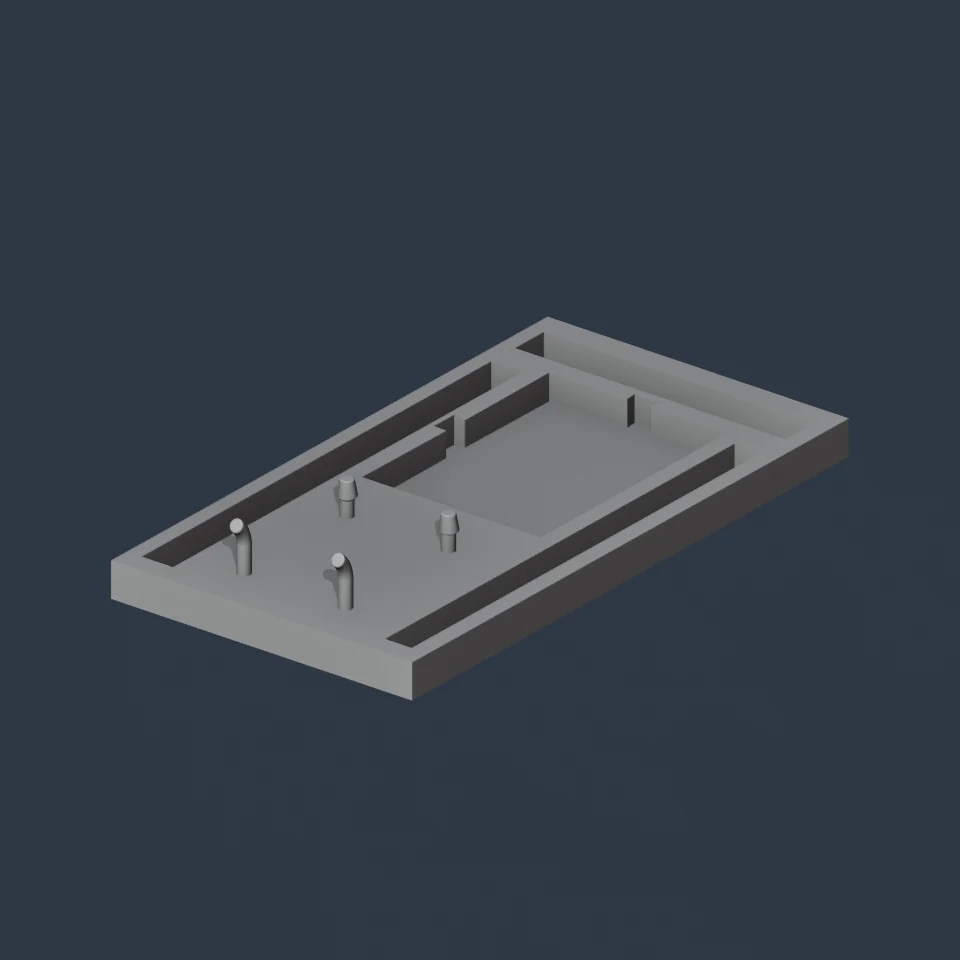
#> input picture content/projects/3d-models-collection/images/arduino-case-ab72ec49-optimized.webp, 960 x 960 px; its folder holds only this picture in this run
$ python media-optimizer.py ../content/projects/3d-models-collection/images/arduino-case-ab72ec49-optimized.webp
#> lines starting #> are read from the running program, lines starting #| are printed output that depends on the picture
#!/usr/bin/env python3
"""
Media optimization utilities for portfolio projects.

This module provides functions to:
- Compress and optimize images (JPEG, PNG, WebP conversion)
- Compress and convert videos to web-optimized formats
- Generate responsive image variants (thumbnail, medium, large)
- Create video thumbnails and previews
- Generate blur placeholders for lazy loading

Optimized files are placed alongside originals with suffixes like:
- image.jpg -> image-optimized.webp, image-thumb.webp, image-placeholder.jpg
- video.mp4 -> video-optimized.mp4, video-thumb.jpg

Dependencies:
- Pillow (PIL) for image processing
- ffmpeg (via system command) for video processing
"""

import hashlib
import os
import re
import sys
import subprocess
from pathlib import Path
from typing import Any, Optional, Tuple, Dict, List
import json
import shutil

try:
    from PIL import Image
    import PIL.ImageFilter
except ImportError:
    print("Error: Pillow is required. Install with: pip3 install Pillow", file=sys.stderr)
    sys.exit(1)

# Configuration
IMAGE_QUALITY = {
    "webp": 85,      # WebP quality (0-100)
    "jpeg": 85,      # JPEG quality (0-100)
    "png": 6,        # PNG compression level (0-9)
}

IMAGE_SIZES = {
    "thumbnail": 400,    # Max dimension for thumbnails
    "medium": 1200,      # Max dimension for medium size
    "large": 2400,       # Max dimension for large/original
}

VIDEO_QUALITY = {
    "crf": 28,           # Constant Rate Factor (18-28 is good, lower = better quality)
    "max_dimension": 1920,  # Max width or height
    "max_bitrate": "2M",    # Maximum bitrate
}
VIDEO_PREVIEW_FRAME_COUNT = 6
VIDEO_PREVIEW_INTERVAL_MS = 650
VIDEO_PREVIEW_START_RATIO = 0.12
VIDEO_PREVIEW_END_RATIO = 0.88

PLACEHOLDER_SIZE = 20    # Size of blur placeholder (very small)

# Threshold for using cloud storage (in MB)
CLOUD_STORAGE_THRESHOLD_MB = 5

# ---------------------------------------------------------------------------
# Content-hash cache
# ---------------------------------------------------------------------------
# folio-prebuild.py deletes and rebuilds the entire public/projects tree from
# scratch on every run (see docs/notion-and-storage-architecture.md), so a
# freshly-copied source file is byte-identical to the one optimized on a
# previous run far more often than not — but its *directory* is brand new
# each time. This cache lives outside public/projects (so it survives that
# wipe) and is keyed by the source file's own content hash (not its path or
# mtime, which are not stable across the rebuild), mirroring the sha256-keyed
# manifest pattern lib/r2_uploader.py already uses for R2 uploads. A cache
# miss (new file, changed content, or a missing/corrupt cache entry) always
# falls through to full reprocessing — this is a pure performance
# optimization and never changes what a from-scratch run would produce.
_OPTIMIZER_CACHE_ROOT = Path(__file__).resolve().parent.parent / "tmp" / "media-optimizer-cache"
# Set by main() when --no-media-cache is passed; forces every file through
# full reprocessing without needing to delete the cache directory.
_OPTIMIZER_CACHE_DISABLED = False


def _sha256_file(path: Path, chunk_size: int = 1024 * 1024) -> str:
#> called with chunk_size = 1048576
    hasher = hashlib.sha256()
    with path.open("rb") as fh:
        for chunk in iter(lambda: fh.read(chunk_size), b""):
            hasher.update(chunk)
    return hasher.hexdigest()


def _optimizer_cache_dir(content_hash: str, kind: str) -> Path:
    # Namespaced by kind (image/svg/video/3d-model) and sharded by the first
    # two hash characters to avoid an enormous flat directory over time.
    return _OPTIMIZER_CACHE_ROOT / kind / content_hash[:2] / content_hash


# Reset at the start of each batch_optimize_directory() run; read afterward
# to report how much work the cache actually skipped.
_OPTIMIZER_CACHE_STATS = {"hits": 0, "misses": 0}


def _load_from_optimizer_cache(src: Path, output_dir: Path, kind: str) -> Optional[Dict[str, Any]]:
    """Track hit/miss stats around the real cache lookup (_load_from_optimizer_cache_impl)."""
    result = _load_from_optimizer_cache_impl(src, output_dir, kind)
    _OPTIMIZER_CACHE_STATS["hits" if result is not None else "misses"] += 1
    return result


def _load_from_optimizer_cache_impl(src: Path, output_dir: Path, kind: str) -> Optional[Dict[str, Any]]:
    """Return a results dict identical in shape to optimize_*_full()'s return
    value, with every variant file copied into output_dir, if a cache entry
    exists for src's *current* byte content. Returns None on any cache miss
    or corrupt/incomplete entry so the caller transparently falls through to
    full reprocessing.
    """
    if _OPTIMIZER_CACHE_DISABLED:
        return None

    try:
        content_hash = _sha256_file(src)
    except OSError:
        return None

    cache_dir = _optimizer_cache_dir(content_hash, kind)
    manifest_path = cache_dir / "manifest.json"
    if not manifest_path.exists():
        return None

    try:
        manifest = json.loads(manifest_path.read_text(encoding="utf-8"))
    except (OSError, json.JSONDecodeError):
        return None

    stem = src.stem
    results: Dict[str, Any] = dict(manifest.get("scalar_fields", {}))
    results["original"] = src.name

    for variant_key, info in manifest.get("files", {}).items():
        cached_file = cache_dir / info["cached_name"]
        if not cached_file.exists():
            return None
        target_name = f"{stem}{info['suffix']}"
        try:
            shutil.copy2(cached_file, output_dir / target_name)
        except OSError:
            return None
        results[variant_key] = target_name

    preview = manifest.get("preview_frames")
    if preview:
        frame_names = []
        for idx, cached_name in enumerate(preview["cached_names"], 1):
            cached_file = cache_dir / cached_name
            if not cached_file.exists():
                return None
            target_name = f"{stem}{preview['suffix_template'].format(idx=idx)}"
            try:
                shutil.copy2(cached_file, output_dir / target_name)
            except OSError:
                return None
            frame_names.append(target_name)
        results["previewFrames"] = frame_names

    print(f"  [cache] {kind} unchanged, reused cached variants: {src.name}")
    return results


def _save_to_optimizer_cache(src: Path, output_dir: Path, kind: str, results: Dict[str, Any]) -> None:
    """Best-effort: persist this run's freshly generated variants into the
    content-hash cache for future runs. Derives each variant's filename
    *suffix* directly from the actual output filenames (e.g. "-optimized.webp"
    for images, ".glb" for 3D models) rather than hardcoding per-kind naming
    rules, so it stays correct if optimize_*_full()'s naming ever changes.
    Never raises: a caching failure must never fail, or even warn during, an
    otherwise-successful build — it only costs the reprocessing time a full
    run would have cost anyway.
    """
    if results.get("issues"):
        # A partial/failed result (e.g. ffmpeg unavailable at the time) is
        # never cached — it may well be a transient/environmental failure
        # unrelated to this file's content, and caching it would silently
        # keep reproducing that failure on every future run even after the
        # underlying cause is fixed.
        return
    try:
        stem = src.stem
        content_hash = _sha256_file(src)
        cache_dir = _optimizer_cache_dir(content_hash, kind)
        cache_dir.mkdir(parents=True, exist_ok=True)

        manifest: Dict[str, Any] = {"scalar_fields": {}, "files": {}}
        for field in ("useCloudStorage", "issues", "fallbacks", "previewIntervalMs"):
            if field in results:
                manifest["scalar_fields"][field] = results[field]

        for variant_key in ("optimized", "thumbnail", "placeholder"):
            filename = results.get(variant_key)
            if not filename or not filename.startswith(stem):
                continue
            source_file = output_dir / filename
            if not source_file.exists():
                continue
            suffix = filename[len(stem):]
            cached_name = f"{variant_key}{Path(filename).suffix}"
            shutil.copy2(source_file, cache_dir / cached_name)
            manifest["files"][variant_key] = {"suffix": suffix, "cached_name": cached_name}

        preview_frames = results.get("previewFrames") or []
        if preview_frames:
            cached_names = []
            suffix_template = None
            for idx, filename in enumerate(preview_frames, 1):
                if not filename.startswith(stem):
                    continue
                source_file = output_dir / filename
                if not source_file.exists():
                    continue
                suffix = filename[len(stem):]
                if suffix_template is None:
                    # e.g. "-preview-01.jpg" -> "-preview-{idx:02d}.jpg"
                    digits = re.search(r"(\d+)(?=\.\w+$)", suffix)
                    if digits:
                        suffix_template = (
                            suffix[: digits.start()] + f"{{idx:0{len(digits.group(1))}d}}" + suffix[digits.end():]
                        )
                cached_name = f"preview-{idx:02d}{Path(filename).suffix}"
                shutil.copy2(source_file, cache_dir / cached_name)
                cached_names.append(cached_name)
            if cached_names and suffix_template:
                manifest["preview_frames"] = {"suffix_template": suffix_template, "cached_names": cached_names}

        if not manifest["files"] and "preview_frames" not in manifest:
            # Nothing was actually produced (e.g. optimize_3d_model() failed
            # with no dedicated issues/fallbacks tracking to catch it above).
            # Caching an empty result would permanently freeze that outcome
            # even after a transient/environmental cause (a missing tool,
            # say) is fixed, so skip writing a manifest entirely.
            return

        (cache_dir / "manifest.json").write_text(json.dumps(manifest), encoding="utf-8")
    except Exception:
        pass


# [91 lines left out: functions check_ffmpeg, check_obj2gltf, check_ffprobe, optimize_svg_full, not called in this run]


def get_file_size_mb(path: Path) -> float:
    """Get file size in megabytes."""
    return path.stat().st_size / (1024 * 1024)


def should_use_cloud_storage(path: Path) -> bool:
    """Determine if a file should be uploaded to cloud storage based on size."""
    return get_file_size_mb(path) > CLOUD_STORAGE_THRESHOLD_MB


# [7 lines left out: function get_image_dimensions, not called in this run]


def optimize_image(
    src: Path,
    dest: Path,
    max_dimension: Optional[int] = None,
    quality: int = 85,
    format: str = "webp"
) -> Optional[Path]:
    """
    Optimize an image by resizing and converting to an efficient format.

    Args:
        src: Source image path
        dest: Destination path (can be same as src to overwrite)
        max_dimension: Maximum width or height (maintains aspect ratio)
        quality: Quality setting (0-100 for JPEG/WebP, 0-9 for PNG)
        format: Output format ('webp', 'jpeg', 'png')

    Returns:
        Path to optimized image, or None on failure
    """
#> called with max_dimension = 2400, quality = 85, format = 'webp'
    try:
        with Image.open(src) as img:
            # Preserve original mode for format checking
#> img is the input picture: PIL image 960x960 RGB; mean R, G, B 56.3, 64.1, 75.1
            original_mode = img.mode
            has_transparency = original_mode in ('RGBA', 'LA', 'P')

            # For PNG output, preserve alpha channel
            if format.lower() == 'png':
                # Convert palette images to RGBA if they have transparency
                if img.mode == 'P':
                    if 'transparency' in img.info:
                        img = img.convert('RGBA')
                    else:
                        img = img.convert('RGB')
                # Keep RGBA and LA modes as-is for PNG
                # No conversion needed - PNG supports transparency
            # For WebP, preserve alpha if possible
            elif format.lower() == 'webp':
                # WebP supports alpha, so convert appropriately
                if img.mode == 'P':
                    img = img.convert('RGBA')
                elif img.mode == 'LA':
                    img = img.convert('RGBA')
                # Keep RGBA for webp, it supports transparency
            # For JPEG, must convert to RGB (no alpha support)
            elif format.lower() == 'jpeg':
                if has_transparency:
                    # Create white background for transparent images
                    if img.mode == 'P':
                        img = img.convert('RGBA')
                    if img.mode in ('RGBA', 'LA'):
                        background = Image.new('RGB', img.size, (255, 255, 255))
                        if img.mode == 'RGBA':
                            background.paste(img, mask=img.split()[3])
                        else:
                            background.paste(img, mask=img.split()[1])
                        img = background
                    else:
                        img = img.convert('RGB')
                elif img.mode != 'RGB':
                    img = img.convert('RGB')

            # Resize if needed
            if max_dimension:
                img.thumbnail((max_dimension, max_dimension), Image.Resampling.LANCZOS)

            # Save with optimization
            save_kwargs = {}
            if format.lower() == 'webp':
                save_kwargs = {'quality': quality, 'method': 6}
                # Ensure lossless alpha for webp if image has transparency
                if img.mode in ('RGBA', 'LA'):
                    save_kwargs['lossless'] = False  # Still use lossy but preserve alpha
            elif format.lower() == 'jpeg':
                save_kwargs = {'quality': quality, 'optimize': True}
            elif format.lower() == 'png':
                save_kwargs = {'optimize': True, 'compress_level': quality}

            img.save(dest, format=format.upper(), **save_kwargs)
            return dest
    except Exception as e:
        print(f"Error optimizing image {src}: {e}", file=sys.stderr)
        return None


# [69 lines left out: function optimize_animated_gif, not called in this run]


def generate_blur_placeholder(src: Path, dest: Path, size: int = PLACEHOLDER_SIZE) -> Optional[Path]:
    """
    Generate a tiny blurred placeholder image for lazy loading.

    Args:
        src: Source image path
        dest: Destination path for placeholder
        size: Maximum dimension of placeholder (default: 20px)

    Returns:
        Path to placeholder image, or None on failure
    """
#> called with size = 20
    try:
        with Image.open(src) as img:
            # For animated images, use first frame
            if getattr(img, 'is_animated', False):
                img.seek(0)

            # Convert to RGB
            if img.mode != 'RGB':
                img = img.convert('RGB')

            # Create tiny thumbnail
            img.thumbnail((size, size), Image.Resampling.LANCZOS)
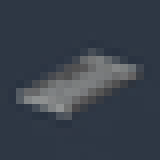
#> img: PIL image 20x20 RGB (shown 8 times larger); mean R, G, B 56.3, 64.1, 75.1

            # Apply blur
            img = img.filter(PIL.ImageFilter.GaussianBlur(radius=2))
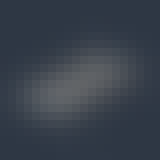
#> img: PIL image 20x20 RGB (shown 8 times larger); mean R, G, B 56.3, 64.1, 75.1

            # Save as very low quality JPEG
            img.save(dest, 'JPEG', quality=20, optimize=True)
            return dest
    except Exception as e:
        print(f"Error generating placeholder for {src}: {e}", file=sys.stderr)
        return None


def optimize_image_full(src: Path, output_dir: Optional[Path] = None) -> Dict[str, str]:
    """
    Generate all optimized variants of an image.

    Creates:
    - WebP versions at multiple sizes
    - Blur placeholder
    - Preserves original

    Args:
        src: Source image path
        output_dir: Directory for optimized images (default: same as src)

    Returns:
        Dictionary mapping variant names to relative paths:
        {
            'original': 'image.jpg',
            'optimized': 'image-optimized.webp',
            'thumbnail': 'image-thumb.webp',
            'placeholder': 'image-placeholder.jpg',
            'useCloudStorage': True/False
        }
    """
    if output_dir is None:
        output_dir = src.parent

    output_dir.mkdir(parents=True, exist_ok=True)
    stem = src.stem
    is_gif = src.suffix.lower() == '.gif'
    if src.suffix.lower() == '.svg':
        return optimize_svg_full(src, output_dir)

    cached = _load_from_optimizer_cache(src, output_dir, "image")
    if cached is not None:
        return cached

    results = {
        'original': src.name,
        'useCloudStorage': should_use_cloud_storage(src)
    }

    # Generate optimized full-size WebP (use animated GIF handler for GIFs)
    optimized_path = output_dir / f"{stem}-optimized.webp"
    if is_gif:
        if optimize_animated_gif(src, optimized_path, max_dimension=IMAGE_SIZES['large'],
                                quality=IMAGE_QUALITY['webp']):
            results['optimized'] = optimized_path.name
    else:
        if optimize_image(src, optimized_path, max_dimension=IMAGE_SIZES['large'],
                         quality=IMAGE_QUALITY['webp'], format='webp'):
            results['optimized'] = optimized_path.name

    # Generate thumbnail (use animated GIF handler for GIFs)
    thumb_path = output_dir / f"{stem}-thumb.webp"
    if is_gif:
        if optimize_animated_gif(src, thumb_path, max_dimension=IMAGE_SIZES['thumbnail'],
                                quality=IMAGE_QUALITY['webp']):
            results['thumbnail'] = thumb_path.name
    else:
        if optimize_image(src, thumb_path, max_dimension=IMAGE_SIZES['thumbnail'],
                         quality=IMAGE_QUALITY['webp'], format='webp'):
            results['thumbnail'] = thumb_path.name

    # Generate blur placeholder
    placeholder_path = output_dir / f"{stem}-placeholder.jpg"
    if generate_blur_placeholder(src, placeholder_path):
        results['placeholder'] = placeholder_path.name

    _save_to_optimizer_cache(src, output_dir, "image", results)
    return results


# [518 lines left out: functions optimize_video, generate_video_thumbnail, get_video_duration_seconds, format_ffmpeg_timestamp, generate_video_preview_frames, optimize_video_full and 4 more, not called in this run]


if __name__ == "__main__":
    import argparse

    parser = argparse.ArgumentParser(description="Optimize images and videos for web")
    parser.add_argument("path", help="File or directory to optimize")
    parser.add_argument("--output", "-o", help="Output directory (default: same as input)")
    parser.add_argument("--json", action="store_true", help="Output results as JSON")
    parser.add_argument("--delete-originals", action="store_true", help="Delete original files after optimization")
    parser.add_argument(
        "--no-media-cache",
        action="store_true",
        help=(
            "Disable the content-hash reprocessing cache (tmp/media-optimizer-cache) and "
            "force every file through full Pillow/ffmpeg reprocessing, regardless of whether "
            "its content already has a cached result from a previous run."
        ),
    )

    args = parser.parse_args()

    if args.no_media_cache:
        _OPTIMIZER_CACHE_DISABLED = True

    path = Path(args.path)
    output_dir = Path(args.output) if args.output else None

    # Handle cloud sync renaming issues (e.g., 'projects' → 'projects 2')
    if not path.exists() and path.name == "projects":
        parent_dir = path.parent
        # Look for 'projects 2', 'projects 3', etc. in the parent directory
        candidates = []
        if parent_dir.exists():
            for p in parent_dir.iterdir():
                if p.is_dir() and p.name.startswith("projects"):
                    candidates.append(p)

        if candidates:
            # Use the most recently modified one
            actual_path = max(candidates, key=lambda p: p.stat().st_mtime)
            if actual_path != path:
                print(f"⚠️  WARNING: '{path.name}' not found, but found '{actual_path.name}'")
                print(f"   Cloud sync may have renamed the folder. Using '{actual_path.name}' instead.")
                print(f"   Consider disabling cloud sync for the 'public/' directory.\n")
                path = actual_path

    if not path.exists():
        print(f"Error: Path not found: {path}", file=sys.stderr)
        sys.exit(1)

    if path.is_file():
        ext = path.suffix.lower()
        if ext in {'.jpg', '.jpeg', '.png', '.webp', '.gif', '.tiff', '.tif', '.bmp', '.ico', '.heic', '.heif', '.svg'}:
            result = optimize_image_full(path, output_dir)
        elif ext in {'.mp4', '.mov', '.webm', '.avi', '.mkv', '.ogv', '.wmv', '.mpg', '.mpeg', '.flv'}:
            result = optimize_video_full(path, output_dir)
        elif ext in {'.obj', '.gltf'}:
            result = optimize_3d_model_full(path, output_dir)
        else:
            print(f"Error: Unsupported file type: {ext}", file=sys.stderr)
            sys.exit(1)

        if args.json:
            print(json.dumps(result, indent=2))
        else:
            print(f"✓ Optimized {path.name}")
            for variant, filename in result.items():
                print(f"  - {variant}: {filename}")
            if ext in {'.mp4', '.mov', '.webm', '.avi'}:
                print_video_optimization_summary({path.name: result})

    elif path.is_dir():
        results = batch_optimize_directory(path)

        # Delete originals if requested
        if args.delete_originals and results:
            print("\nDeleting original files...")
            deleted_count = 0
            for rel_path, variants in results.items():
                original_file = path / rel_path

                # Never delete the original when it is also the canonical output asset.
                original_name = variants.get('original')
                optimized_name = variants.get('optimized')
                thumbnail_name = variants.get('thumbnail')

                if original_name and original_name in {optimized_name, thumbnail_name}:
                    print(f"  Preserved canonical original: {rel_path}")
                    continue

                if original_file.exists():
                    try:
                        original_file.unlink()
                        deleted_count += 1
                        print(f"  Deleted: {rel_path}")
                    except Exception as e:
                        print(f"  Failed to delete {rel_path}: {e}", file=sys.stderr)
            print(f"✓ Deleted {deleted_count} original files")

        if args.json:
            print(json.dumps(results, indent=2))
        else:
            print(f"\n✓ Optimized {len(results)} files in {path}")
            cloud_count = sum(1 for r in results.values() if r.get('useCloudStorage'))
            if cloud_count:
                print(f"  - {cloud_count} files recommended for cloud storage (>{CLOUD_STORAGE_THRESHOLD_MB}MB)")
            print_video_optimization_summary(results)
